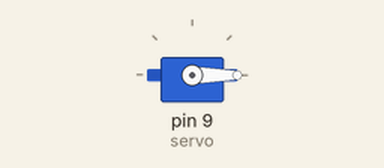
Simulated run of this sketch. Board: Arduino Uno, built with avr-gcc and run on an emulated ATmega328P. On the bench: servo. What the sketch prints to the serial monitor is not drawn.

Above: at 0.05 s.
At 5.25 s:
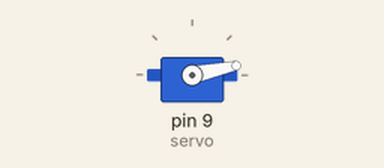
At 5.65 s:
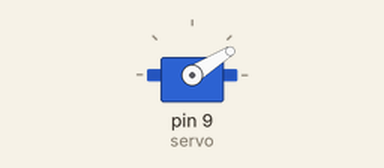
Timing chart, 0 to 7.4 s (numbered marks = the images above):
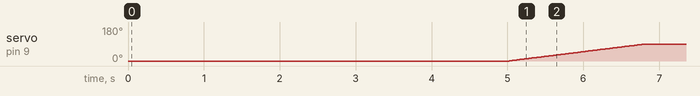

The sketch:

main.ino
```cpp
#include <Servo.h>
#include <Time.h>

//FORMATO DE FECHA
#define TIME_MSG_LEN  11   // time sync to PC is HEADER followed by Unix time_t as ten ASCII digits
#define TIME_HEADER  'T'   // Header tag for serial time sync message
#define TIME_REQUEST  7    // ASCII bell character requests a time sync message

//Crea el objeto del servo
Servo servo;
//Cre la variable para controlar la posicion del arduino. 0 = posicion inicial
int pos = 0;    // variable to store the servo position

void setup() {
  Serial.begin(9600);
  //Setea la fecha
  setTime(19,59,55,18,07,2016);
  //Setea el pin del servo
  servo.attach(9);  // attaches the servo on pin 9 to the servo object
  //Pone al servo en la posicion inicial
  servo.write(pos);
}

void loop() {
  Serial.println(hour());
  if(int(hour()) == 20) {
    for (pos = 0; pos <= 90; pos += 1) { // goes from 0 degrees to 180 degrees
      // in steps of 1 degree
      servo.write(pos);              // tell servo to go to position in variable 'pos'
      delay(20);                       // waits 15ms for the servo to reach the position
    }
    delay(2000);                       // waits 15ms for the servo to reach the position
    for (pos = 90; pos >= 0; pos -= 1) { // goes from 180 degrees to 0 degrees
      servo.write(pos);              // tell servo to go to position in variable 'pos'
      delay(20);                       // waits 15ms for the servo to reach the position
    }
    Serial.println(pos);
  }
}
```
